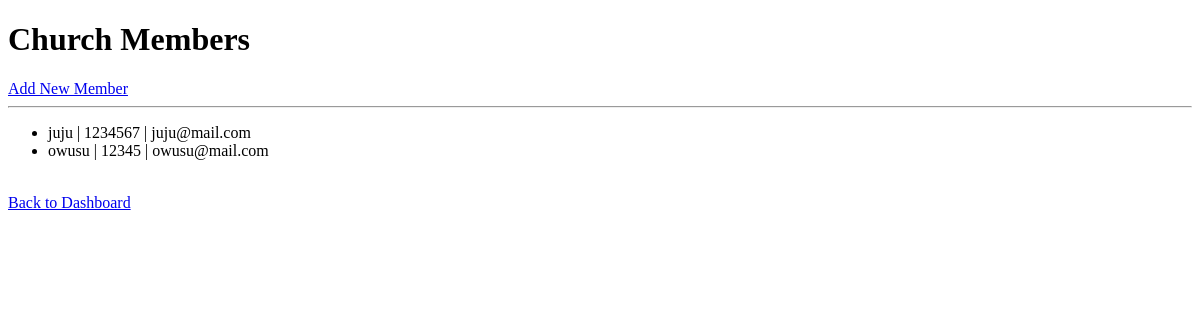
The app's page /api/members/, older data.
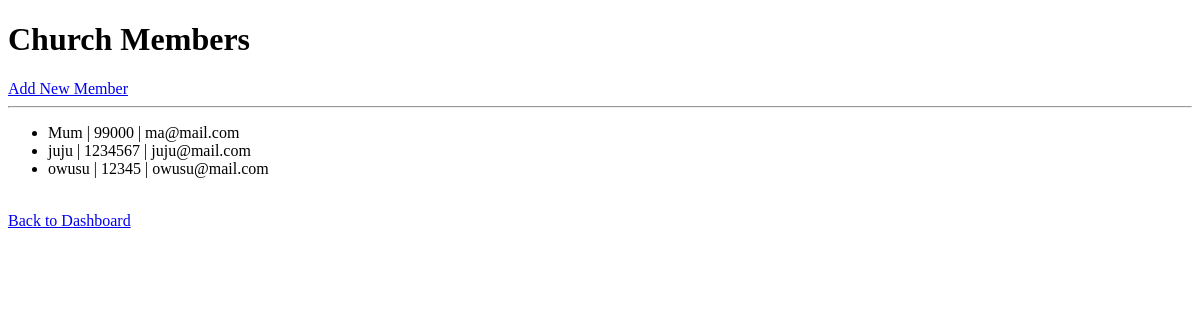
The same page, newer data.
### members/models.py (models this page shows, shortened)
class Member(models.Model):
    full_name = models.CharField(max_length=255)
    email = models.EmailField(unique=True)
    phone = models.CharField(max_length=20)
    date_joined = models.DateField(auto_now_add=True)

### members/views.py (the view)
# urls.py: path("members/", members_list, name="members-list"),
def members_list(request):
    members = Member.objects.all().order_by("full_name")
    return render(request, "members/list.html", {"members": members})

### members/templates/members/list.html (shortened to what this page needs)
<!DOCTYPE html>
<html>
<head>
</head>
<body>
    <h1>Church Members</h1>
    <a href="/members/create/">Add New Member</a>
    <hr>
    <ul>
        {% for member in members %}
            <li>
                {{ member.full_name }} |
                {{ member.phone }} |
                {{ member.email }}
            </li>
        {% empty %}
            <li>No members found.</li>
        {% endfor %}
    </ul>
    <br>
    <a href="/dashboard/">Back to Dashboard</a>
</body>
</html>

Row changes from the older to the newer data that the page shows:
added Member: full_name "Mum", phone "99000", email "ma@mail.com"
